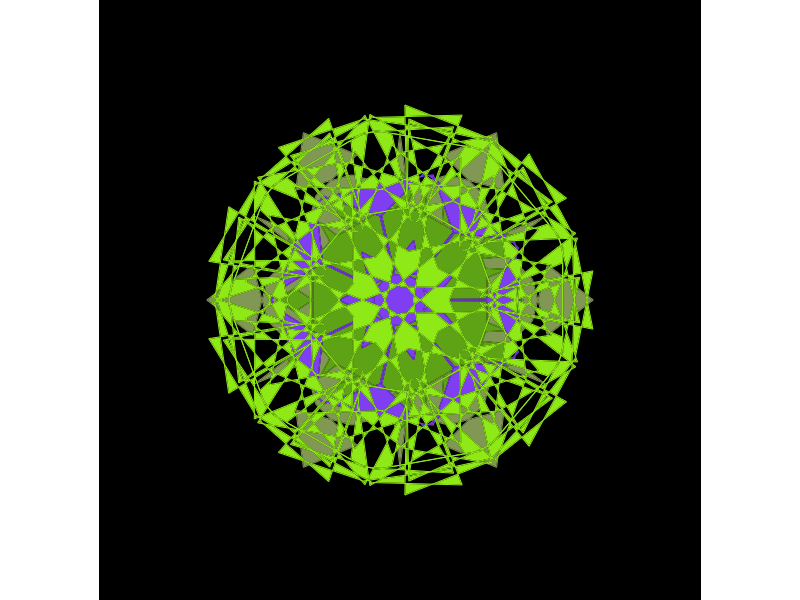

The MATLAB source for this figure: (Note: this script raises an error after producing the figure.)
% ------------------------------------------
%    fractalmaker.m
%      by Shinya Yamamoto
%      last modified on 08/30/11 at AIST
%      Modified by HFK in SKKU, 2017/7/14 for tiff orignal tiff export
% ------------------------------------------
clc; clear all; close all;

fractaldirectory='/Users/prof.f/Documents/Fractal';

disp('=======================================================')
disp('                 Fractal Maker                         ')
disp('=======================================================')
disp(' ')
cd('/Users/prof.f/Documents/Fractal')
[s, mess, messid] = mkdir('fractals');
cd('rev_fractals');
%rand('twister',sum(100*clock))
rng(sum(100*clock),'twister') %seeding


for series=[1:10] % make 10 series
    cd(fractaldirectory);
    dirname=['series' num2str(series)];
    [s, mess, messid] = mkdir(dirname);
    cd(dirname);

    for stno=[0:999]
   
        kuikomisize=2;
        dekoboko=0.8;
        for typenum=[1:12] % 12 objects in one set
            ok='n';
            while ok=='n'
                numofsuperimp=4;
                fill([15,-15,-15,15],[15,15,-15,-15],[0,0,0]) %black background
                hold on
                datamat=[];
                for sup=[1:numofsuperimp]
                    numofedge= 4+round(rand*6);
                    edgesize=numofsuperimp-sup+rand;
                    numofrecursion= 2+round(rand*3);
                    fracx=edgesize*cos(2*pi*[1:numofedge]/numofedge);
                    fracy=edgesize*sin(2*pi*[1:numofedge]/numofedge);
                    GAmat=[];
                    for k=[1:1:numofrecursion]
                        mx=(fracx([2:end 1])+fracx)/2;
                        my=(fracy([2:end 1])+fracy)/2;
                        dx= fracx([2:end 1])-fracx;
                        dy= fracy([2:end 1])-fracy;
                        theta=atan(dy./dx);
                        theta(find(dx<0))=theta(find(dx<0))+pi;
                        GA=kuikomisize*(rand-dekoboko);
                        fracx2=mx+GA*sin(theta);
                        fracy2=my-GA*cos(theta);
                        fracx=[fracx;fracx2];
                        fracx=fracx(:);
                        fracx=fracx';
                        fracy=[fracy;fracy2];
                        fracy=fracy(:);
                        fracy=fracy';
                        GAmat=[GAmat;GA];
                    end
                    col=rand(1,3);
                    fill(fracx([1:end 1]),fracy([1:end 1]),col)
                    hold on
                    plot(fracx([1:end 1]),fracy([1:end 1]),'Color',col)
                    axis square
                    axis([-numofsuperimp-1 numofsuperimp+1 -numofsuperimp-1 numofsuperimp+1])
                    datamat(sup).numofedge=numofedge;
                    datamat(sup).edgesize=edgesize;
                    datamat(sup).numofrecursion=numofrecursion;
                    datamat(sup).col=col;
                    datamat(sup).GA=GAmat;
                end
                axis([-5,5 -5,5])
                %T = get(gca,'tightinset');
                %set(gca,'position',[T(1) T(2) 1-T(1)-T(3) 1-T(2)-T(4)]);
                axis off
                set(gca,'position',[0 0 1 1],'units','normalized')
                %f = gcf;
                %f.Position = [100 100 500 500]
                %ok=input('ok? (y or n)','s');
                ok='y';
            end
            %filename=['i' num2str(typenum) stimnum '.tif'];
           
            % filenames
            if stno<10
                if typenum > 9
                    stimnum=['0' num2str(stno)];
                else
                    stimnum=['00' num2str(stno)];
                end
            elseif stno<100
                stimnum=['' num2str(stno)];
            else
                stimnum=num2str(stno);
            end     
            filename=['i' num2str(typenum) stimnum '.tif'];
            filename
            
            %export large size original images
            cd(fractaldirectory)
            cd(dirname);
            [s2, mess2, messid2] = mkdir('image');
            cd('image')
            fig = gcf;
            fig.PaperUnits = 'centimeter';
            fig.PaperPosition = [0 0 20 20]; %figure size: centimeter
            print('-dtiffn','-r150',filename) %150dpi orignal tiff file
           
            %export small size tiff images
            cd(fractaldirectory)
            cd(dirname);
            [s2, mess2, messid2] = mkdir('image_small_tiff');
            cd('image_small_tiff')
            fig = gcf;
            fig.PaperUnits = 'centimeter';
            fig.PaperPosition = [0 0 2 2]; %figure size: centimeter
            print('-dtiffn','-r150',filename) %150dpi orignal tiff file
            
            % export matlab data file
            filename2=['i' num2str(typenum) stimnum];
            
            cd(fractaldirectory)
            cd(dirname);
            [s3, mess3, messid3] = mkdir('data');
            cd('data')
            eval(['save ' filename2 ' datamat stimnum typenum numofsuperimp']);
            close all
            disp(['series' num2str(series) ', set:' stimnum ', obj:' num2str(typenum)])
        end
        disp('-------------------------')
    end
end


